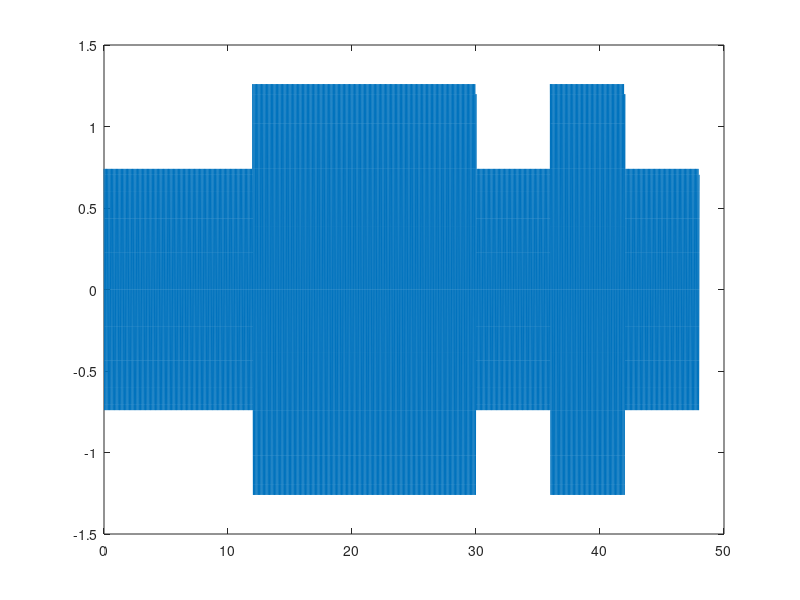
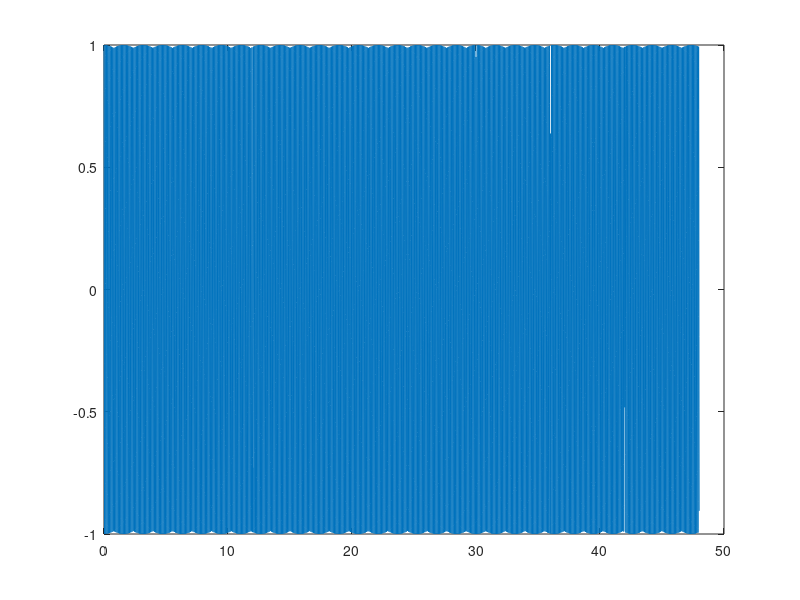
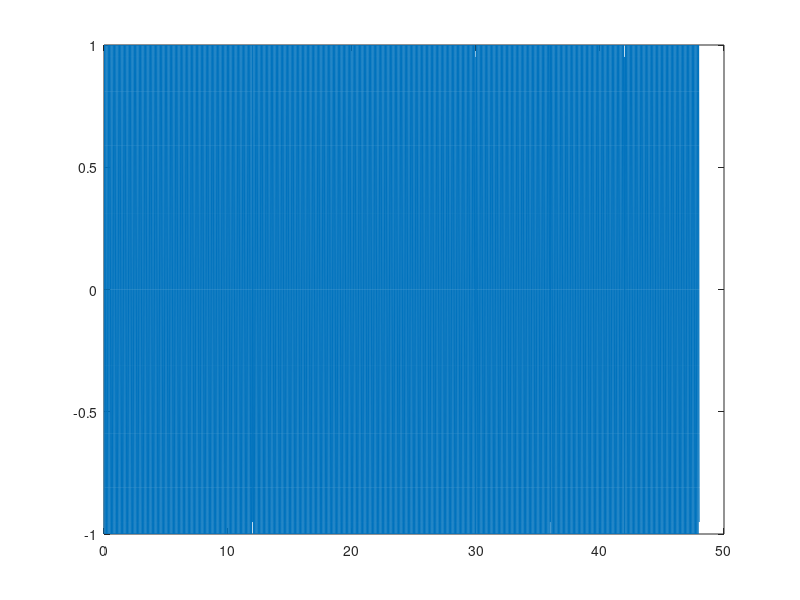
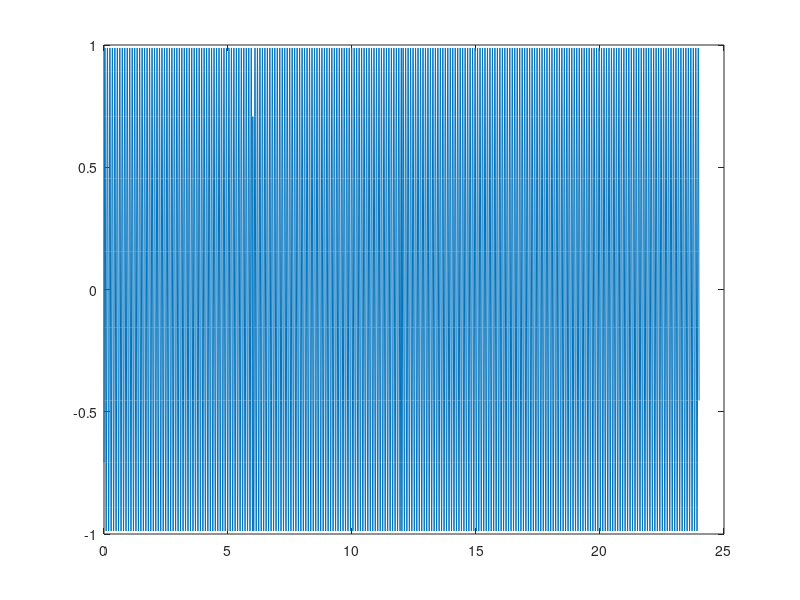

MATLAB code for these plots, in order:
close all; clear all; clc;
load('task1.mat');

figure(1);
plot(t,s1);

figure(2);
plot(t,s2);

figure(3);
plot(t3,s3);

figure(4);
plot(t4,s4);

figure(5);
plot(t5,s5);